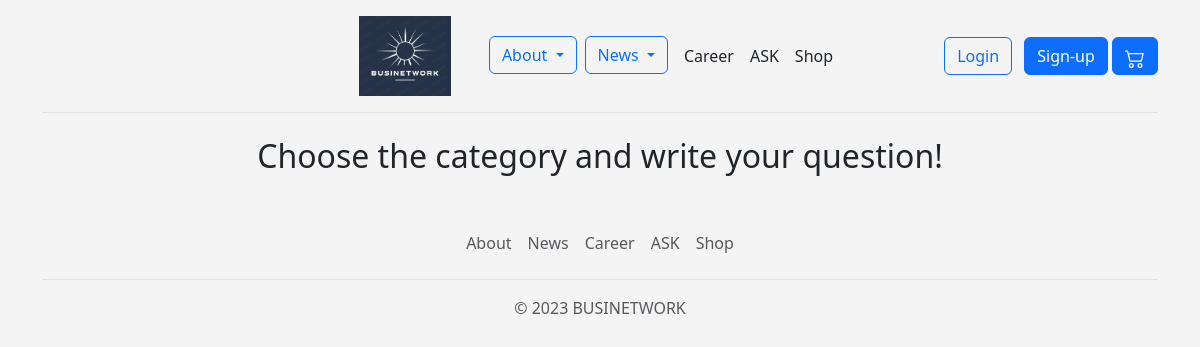
Before: /ask/ with the older database file.
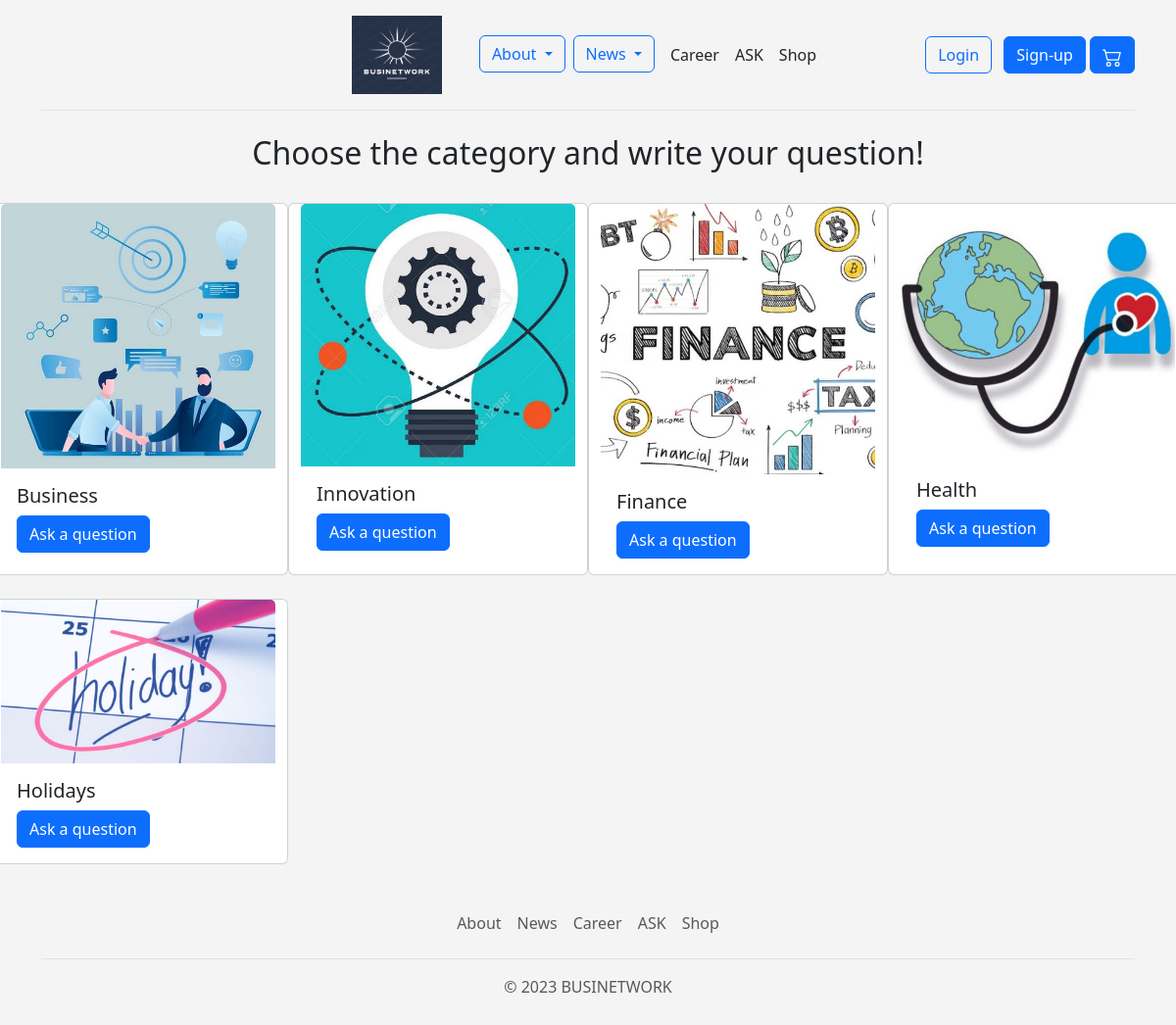
After: the same page with the newer database file.
### ask/models.py (models this page shows, shortened)
class Category(models.Model):
    name = models.CharField(max_length=80)
    image = models.FileField(upload_to='ask/')

### ask/views.py (the view)
# urls.py: path('', AskMain.as_view(), name='ask'),
class AskMain(ListView):
    model = models.Category
    template_name = 'ask/ask_main.html'

### templates/ask/ask_main.html (shortened to what this page needs)
{% extends "base.html" %}
{% block page_content %}
<h2 align="center">Choose the category and write your question!</h2>
<br>
<div class="row row-cols-1 row-cols-sm-2 row-cols-md-4 g-4">
    {% for category in object_list %}
    <div class="card">
        <img src="{{ category.image.url }}" class="card-img-top" alt="category">
        <div class="card-body">
            <h5 class="card-title">{{ category.name }}</h5>
            <a href="{% url 'all_questions' category.name %}" class="btn btn-primary">Ask a question</a>
        </div>
    </div>
    {% endfor %}
</div>
{% endblock %}

### templates/base.html (shortened to what this page needs)
<!DOCTYPE html>
{% load static %}
<html lang="en">
<head>
    <link href="https://cdn.jsdelivr.net/npm/bootstrap@5.3.0-alpha1/dist/css/bootstrap.min.css" rel="stylesheet"
>
</head>
<body>
<div class="container" align="center">
    <header class="d-flex flex-wrap align-items-center justify-content-center justify-content-md-between py-3 mb-4 border-bottom">
        <div class="Header2021-contentWrapper" data-open-menu-label="Open Main Menu"
             data-close-menu-label="Close Main Menu">
            <div class="Page-logo logo2023"><a href="/">
                <img class="PageLogo-image"
                     src="{% static 'about/logo.jpg' %}" alt="BUSINETWORK site" height="80"/>
            </a>
            </div>
        </div>
        <ul class="nav col-12 col-md-auto mb-2 justify-content-center mb-md-0">
            <div class="dropdown">
                <button class="btn btn-outline-primary me-2 dropdown-toggle" type="button" data-bs-toggle="dropdown"
                        aria-expanded="false">
                    About
                </button>
            </div>
            <div class="dropdown">
                <button class="btn btn-outline-primary me-2 dropdown-toggle" type="button" data-bs-toggle="dropdown"
                        aria-expanded="false">
                    News
                </button>
            </div>
            <li><a href="{% url 'career' %}" class="nav-link px-2 link-dark">Career</a></li>
            <li><a href="{% url 'ask' %}" class="nav-link px-2 link-dark">ASK</a></li>
            <li><a href="{% url 'shop' %}" class="nav-link px-2 link-dark">Shop</a></li>
        </ul>
        <div class="col-md-3 text-end">
            {% if user.is_authenticated %}
            <button type="button" class="btn btn-outline-primary me-2"><a class="nav-link" href="{% url 'logout' %}">
                Logout</a></button>
            {% else %}
            <button type="button" class="btn btn-outline-primary me-2"><a class="nav-link" href="{% url 'login' %}">
                Login</a></button>
            {% endif %}
            <button type="button" class="btn btn-primary"><a class="nav-link" href="{% url 'register' %}">Sign-up</a>
            </button>
            <a href="{% url 'cart' %}">
                <button class="btn btn-primary" type="button" aria-expanded="false">
                </button>
            </a>
        </div>
    </header>
</div>
{% block page_content %}
{% endblock %}
<div class="container">
    <footer class="py-3 my-4">
        <ul class="nav justify-content-center border-bottom pb-3 mb-3">
            <li class="nav-item"><a href="{% url 'about' %}" class="nav-link px-2 text-muted">About</a></li>
            <li class="nav-item"><a href="{% url 'news' %}" class="nav-link px-2 text-muted">News</a></li>
            <li class="nav-item"><a href="{% url 'career' %}" class="nav-link px-2 text-muted">Career</a></li>
            <li class="nav-item"><a href="{% url 'ask' %}" class="nav-link px-2 text-muted">ASK</a></li>
            <li class="nav-item"><a href="{% url 'shop' %}" class="nav-link px-2 text-muted">Shop</a></li>
        </ul>
        <p class="text-center text-muted">&copy; 2023 BUSINETWORK</p>
    </footer>
</div>
</body>
</html>

Changed rows visible on the page:
added Category: image (picture), name "Business"
added Category: image (picture), name "Innovation"
added Category: image (picture), name "Finance"
added Category: image (picture), name "Health"
added Category: image (picture), name "Holidays"
